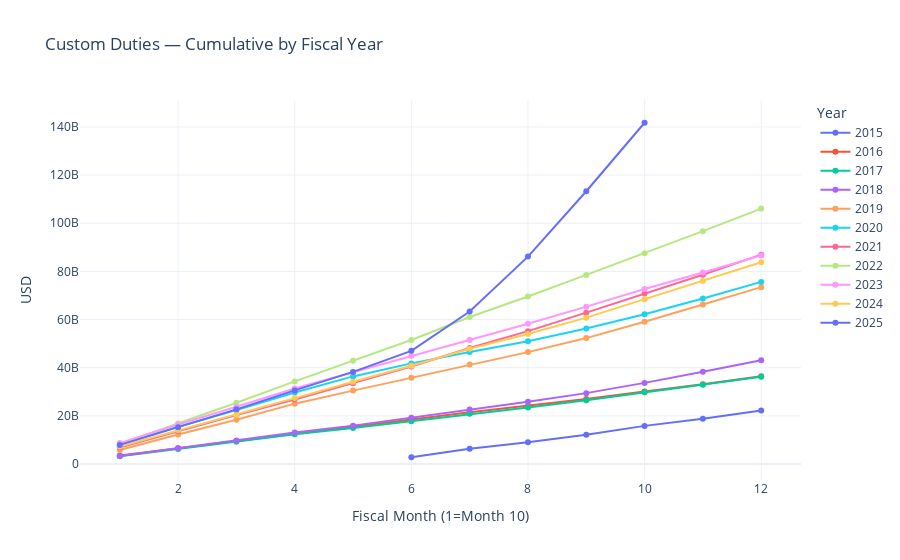

The notebook cell saved with this chart:
### Code cell
# Build a tidy frame for one category
focus = receipts_pivot["Customs Duties"].reset_index()
focus.columns = ["record_date", "value"]  # rename for convenience

# Plot as *fiscal-year* cumulative (MTS default is fiscal framing)
fig, pivot = plot_cumulative_by_year(
    focus,
    date_col="record_date",
    value_col="value",
    fy_start_month=10,          # fiscal years (Oct–Sep)
    years=None,                 # or [2021, 2022, 2023, 2024, 2025]
    scale=1,               # MTS is in millions → show billions
    title="Custom Duties — Cumulative by Fiscal Year",
    ylabel="USD"
)
fig.show()
